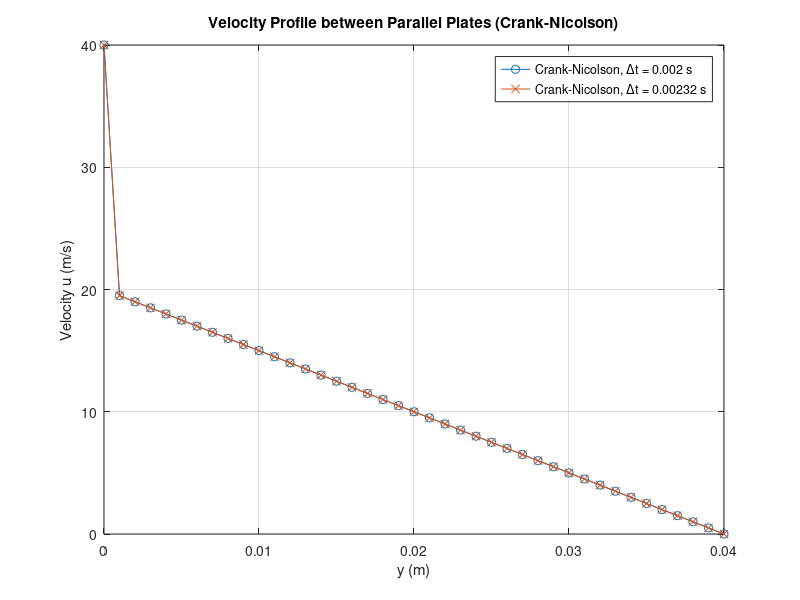

Write MATLAB code to recreate this figure.
clc; clear; close;

clear all
% Parameters
alpha = 0.000217;        % Kinematic viscosity (m^2/s)
U0 = 40;                 % Velocity of lower plate (m/s)
h = 0.04;                % Distance between plates (m)
Delta_x = 0.001;         % Spatial step (m)
x = 0:Delta_x:h;         % y grid points
n_x = length(x);         % Number of grid points in y

% Time parameters
Delta_t1 = 0.002;        % Time step 1 (s)
Delta_t2 = 0.00232;      % Time step 2 (s)
t_end = 10;              % Final time (s)

% Number of time steps for each case
n_t1 = round(t_end / Delta_t1);
n_t2 = round(t_end / Delta_t2);

% Initialize velocity
u_init = zeros(n_x, 1);
u_init(1) = U0;          % Boundary condition at y = 0

% Function for Crank-Nicolson scheme
function u = crank_nicolson(u, n_t, dt, dx, alpha, U0)
    r = alpha * dt / dx^2;
    N = length(u);

    % Construct A (implicit) and B (explicit) matrices for interior nodes
    main_diag_A = (1 + r) * ones(N-2, 1);
    off_diag_A = -0.5 * r * ones(N-3, 1);
    A = diag(main_diag_A) + diag(off_diag_A, 1) + diag(off_diag_A, -1);

    main_diag_B = (1 - r) * ones(N-2, 1);
    off_diag_B = 0.5 * r * ones(N-3, 1);
    B = diag(main_diag_B) + diag(off_diag_B, 1) + diag(off_diag_B, -1);

    for t = 1:n_t
        % RHS = B * u_old_interior + boundary terms
        u_interior = u(2:end-1);
        rhs = B * u_interior;

        % Add boundary terms
        rhs(1) = rhs(1) + 0.5 * r * U0; % Left boundary
        rhs(end) = rhs(end) + 0;        % Right boundary (u=0)

        % Solve linear system
        u_new_interior = A \ rhs;

        % Update solution including boundaries
        u = [U0; u_new_interior; 0];
    end
end

% Run simulations for both Δt
u1 = crank_nicolson(u_init, n_t1, Delta_t1, Delta_x, alpha, U0);
u2 = crank_nicolson(u_init, n_t2, Delta_t2, Delta_x, alpha, U0);

% Plot results
figure;
plot(x, u1, '-o', 'DisplayName', 'Crank-Nicolson, Δt = 0.002 s');
hold on;
plot(x, u2, '-x', 'DisplayName', 'Crank-Nicolson, Δt = 0.00232 s');
xlabel('y (m)');
ylabel('Velocity u (m/s)');
legend show;
title('Velocity Profile between Parallel Plates (Crank-Nicolson)');
grid on;
